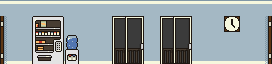

A 2D game scene composited from a Tiled map and its tileset images. What follows is a short description and the map's XML, with each tile layer's data collapsed to a summary:
An orthogonal 17x4 tile map with 16x16 px tiles, 1 tile layer (main) and 3 objects (3x item).

<map version="1.0" orientation="orthogonal" width="17" height="4" tilewidth="16" tileheight="16">
 <tileset firstgid="1" name="tiles" tilewidth="16" tileheight="16">
  <image source="../../../data/tiles.png" trans="000000" width="256" height="256" />
 </tileset>
 <layer name="main" width="17" height="4">
  <data>[68 cells, 68 non-empty, 24 distinct tile ids]</data>
 </layer>
 <objectgroup name="objects" width="17" height="4">
  <object type="item" x="224" y="48" width="16" height="16" />
  <object type="item" x="144" y="48" width="16" height="16" />
  <object type="item" x="48" y="32" width="16" height="16" />
 </objectgroup>
</map>
